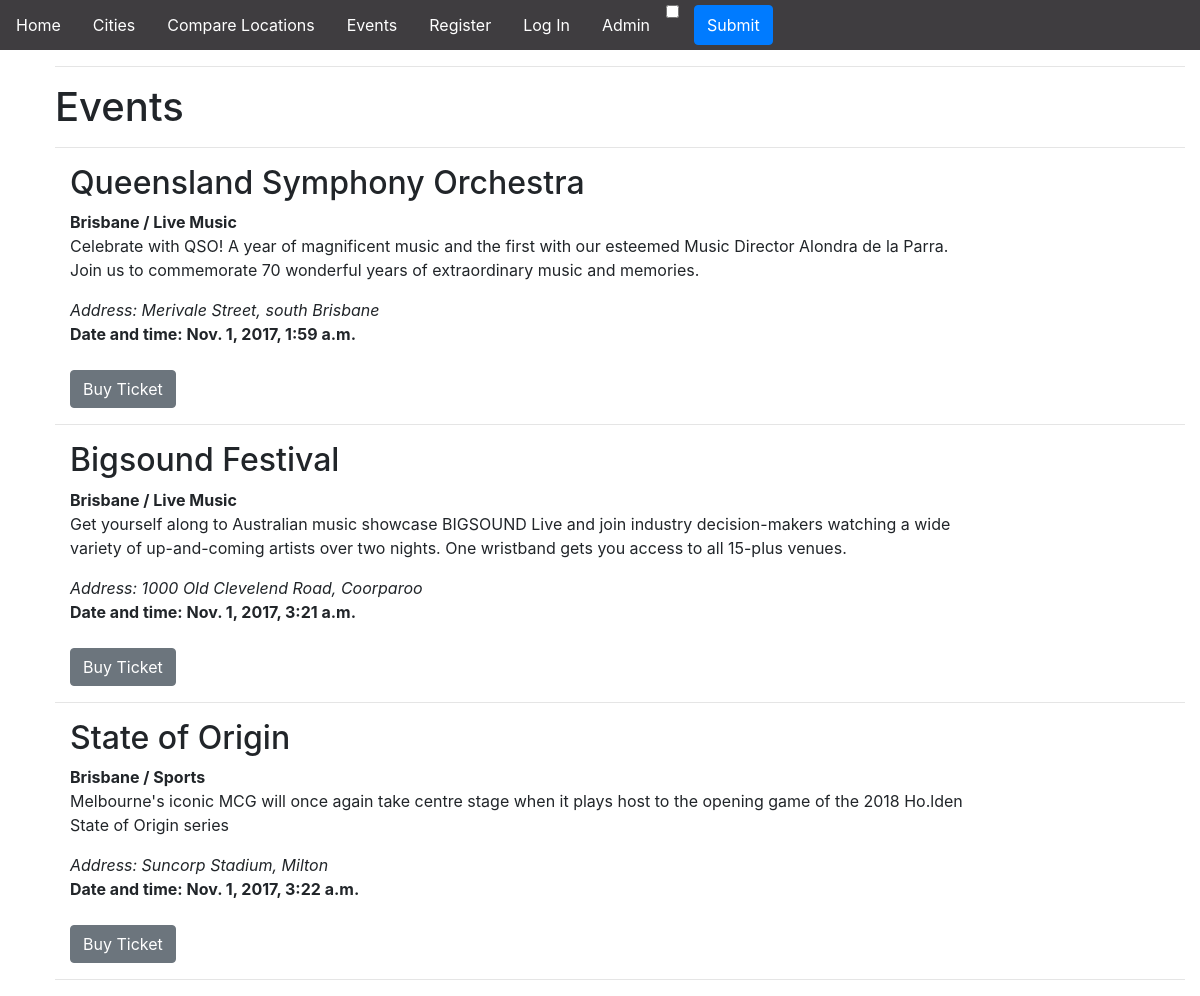
Screenshot of /events/ with the database file from the repository.
### splash/models.py (models this page shows, shortened)
class Event(models.Model):
    TYPE = (('Live Music', 'Live Music'),
            ('Sports', 'Sports'))
    id = models.AutoField(primary_key=True)
    name = models.CharField(max_length=128, unique=True)
    address = models.CharField(max_length=256)
    date_time = models.DateTimeField(null=True, blank=True)
    ticket_link = models.CharField(max_length=256, unique=True)
    type = models.CharField(max_length=128, choices=TYPE)
    description = models.CharField(max_length=1080)
    city = models.ForeignKey(City, on_delete=models.CASCADE)

class City(models.Model):
    id = models.AutoField(primary_key=True)
    name = models.CharField(max_length=128, unique=True)
    description = models.CharField(max_length=1080)
    def __str__(self):
        return self.name

### splash/views.py (the view)
# urls.py: url(r'^events/', splashviews.event, name='events'),
def event(request):
    event_list = models.Event.objects.order_by('date_time')[:10]
    context = {'event_list': event_list}
    return render(request, 'events/events.html', context)

### templates/events/events.html (shortened to what this page needs)
{% extends 'navigation/nav.html' %}
{% block content %}
{% load static %}
{% if event_list %}
    <ul><HR><h1>Events</h1>
    {% for event in event_list %}
        <HR><div class="col-md-10">
            <h2>{{event.name}}</h2>
            <b>{{event.city}} / {{event.type}}</b>
            <p>{{event.description}}</p>
            <i>Address: {{event.address}}</i><br/>
            <b>Date and time: {{event.date_time}}</b><br/><br/>
            <a href={{event.ticket_link}} class="btn btn-secondary">Buy Ticket</a>
        </div></HR>
    {% endfor %}
    <HR></ul>
{% else %}
    <p>No events are available.</p>
{% endif %}
{% endblock %}

### rows the page displays
Event: name "Queensland Symphony Orchestra", city "Brisbane", type "Live Music", description "Celebrate with QSO! A year of magnificent music and the first with our esteemed Music Director Alondra de la Parra. Join us to commemorate 70 wonderful years of extraordinary music and memories.", address "Merivale Street, south Brisbane", date_time "Nov. 1, 2017, 1:59 a.m."
Event: name "Bigsound Festival", city "Brisbane", type "Live Music", description "Get yourself along to Australian music showcase BIGSOUND Live and join industry decision-makers watching a wide variety of up-and-coming artists over two nights. One wristband gets you access to all 15-plus venues.", address "1000 Old Clevelend Road, Coorparoo", date_time "Nov. 1, 2017, 3:21 a.m."
Event: name "State of Origin", city "Brisbane", type "Sports", description "Melbourne's iconic MCG will once again take centre stage when it plays host to the opening game of the 2018 Ho.lden State of Origin series", address "Suncorp Stadium, Milton", date_time "Nov. 1, 2017, 3:22 a.m."
